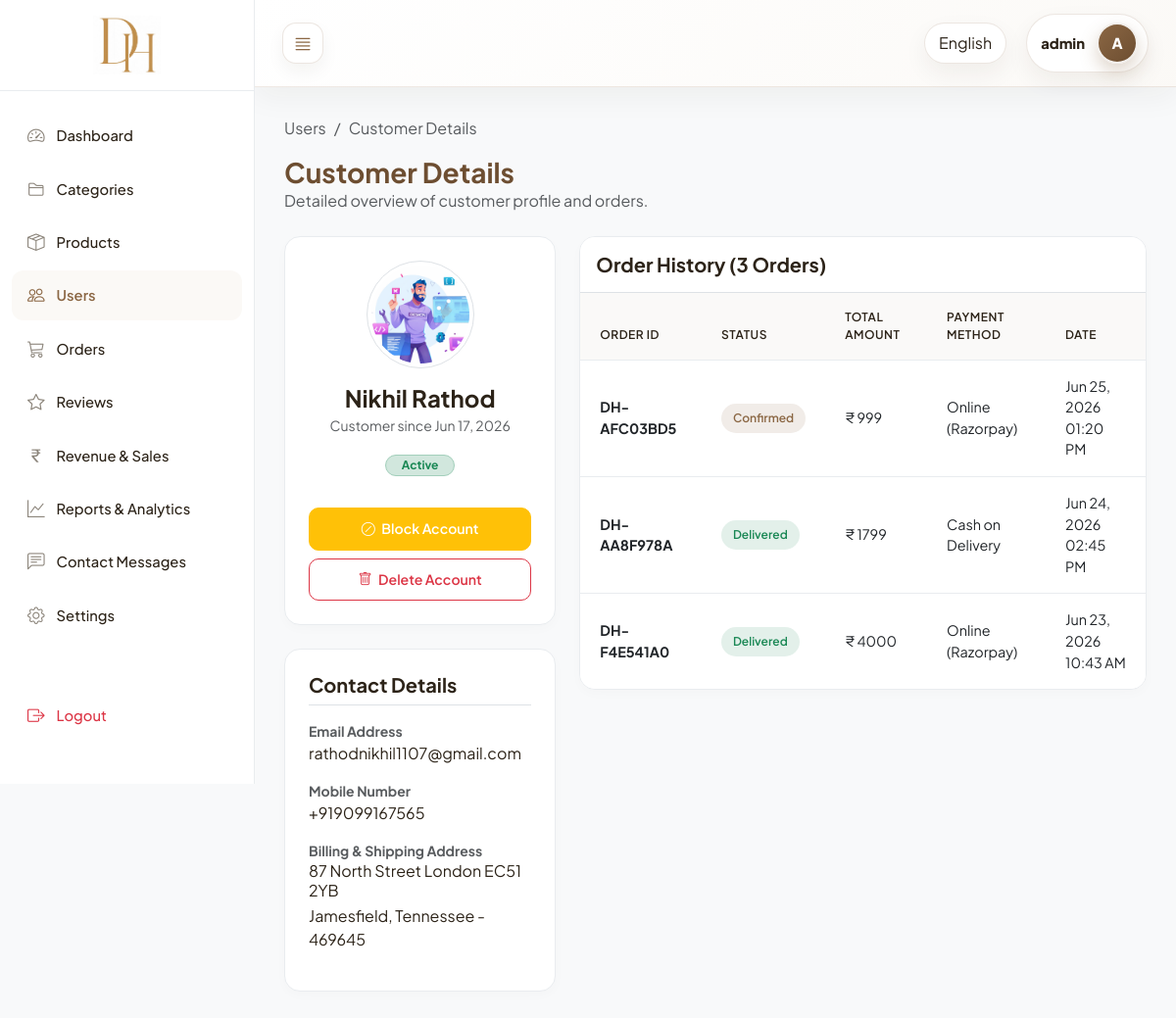
/custom-admin/users/1/ (signed in), run on the app's committed database.
### core/models.py (models this page shows, shortened)
class Registration(models.Model):
    fullname = models.CharField(max_length=150)
    email = models.EmailField(unique=True)
    mobile = models.CharField(max_length=15)
    password = models.CharField(max_length=128)
    address = models.TextField()
    city = models.CharField(max_length=100)
    state = models.CharField(max_length=100)
    pincode = models.CharField(max_length=10)
    profile_image = models.ImageField(upload_to="profile_images/", blank=True, null=True)
    is_blocked = models.BooleanField(default=False)
    created_at = models.DateTimeField(auto_now_add=True)
    class Meta:
        ordering = ["-created_at"]
        verbose_name = "Registration"
        verbose_name_plural = "Registrations"

class Order(models.Model):
    STATUS_PENDING = "Pending"
    STATUS_CONFIRMED = "Confirmed"
    STATUS_SHIPPED = "Shipped"
    STATUS_DELIVERED = "Delivered"
    STATUS_CANCELLED = "Cancelled"
    ORDER_STATUS_CHOICES = [
        (STATUS_PENDING, STATUS_PENDING),
        (STATUS_CONFIRMED, STATUS_CONFIRMED),
        (STATUS_SHIPPED, STATUS_SHIPPED),
        (STATUS_DELIVERED, STATUS_DELIVERED),
        (STATUS_CANCELLED, STATUS_CANCELLED),
    ]
    user = models.ForeignKey(
        Registration,
        on_delete=models.CASCADE,
        related_name="orders",
    )
    order_id = models.CharField(max_length=20, unique=True)
    total_amount = models.DecimalField(max_digits=10, decimal_places=2)
    shipping_address = models.TextField()
    shipping_city = models.CharField(max_length=100, blank=True, default="")
    shipping_state = models.CharField(max_length=100, blank=True, default="")
    shipping_pincode = models.CharField(max_length=10, blank=True, default="")
    shipping_phone = models.CharField(max_length=15, blank=True, default="")
    payment_method = models.CharField(max_length=30)
    razorpay_order_id = models.CharField(max_length=100, blank=True, null=True)
    razorpay_payment_id = models.CharField(max_length=100, blank=True, null=True)
    razorpay_signature = models.CharField(max_length=255, blank=True, null=True)
    is_paid = models.BooleanField(default=False)
    order_status = models.CharField(
        max_length=20,
        choices=ORDER_STATUS_CHOICES,
        default=STATUS_PENDING,
    )
    created_at = models.DateTimeField(auto_now_add=True)
    class Meta:
        ordering = ["-created_at"]
        verbose_name = "Order"
        verbose_name_plural = "Orders"

### core/views_admin.py (the view)
# urls.py: path("custom-admin/users/<int:pk>/", views_admin.admin_user_details, name="admin_user_details"),
@custom_admin_required
def admin_user_details(request, pk):
    user_obj = get_object_or_404(Registration, pk=pk)
    orders = Order.objects.filter(user=user_obj).order_by("-created_at")
    return render(request, "admin_panel/users/details.html", {"user_obj": user_obj, "orders": orders})

### core/context_processors.py (called while the page is built)
def cart_count(request):
    registration_id = request.session.get("registration_id")
    if not registration_id:
        return {"cart_count": 0}
    quantities = Cart.objects.filter(user_id=registration_id).values_list(
        "quantity", flat=True
    )
    return {"cart_count": sum(quantities)}

def currency_context(request):
    currency = get_user_currency(request)
    return {
        "currency_code": currency["code"],
        "currency_symbol": currency["symbol"],
        "currency_rate": currency["rate"],
    }

### core/currency_utils.py (called while the page is built, shortened)
def get_currency_from_phone(mobile):
    if not mobile:
        return {"code": "INR", "symbol": "₹", "rate": 1.0}
    mobile = mobile.strip()
    if mobile.startswith("+91"):
        return {"code": "INR", "symbol": "₹", "rate": 1.0}
    elif mobile.startswith("+44"):
        return {"code": "GBP", "symbol": "£", "rate": 0.0094}
    elif mobile.startswith("+971"):
        return {"code": "AED", "symbol": "د.إ", "rate": 0.044}
    elif mobile.startswith("+61"):
        return {"code": "AUD", "symbol": "A$", "rate": 0.018}
    elif mobile.startswith("+64"):
        return {"code": "NZD", "symbol": "NZ$", "rate": 0.020}
    return {"code": "INR", "symbol": "₹", "rate": 1.0}

def convert_price(amount, request=None):
    if amount is None:
        return ""
    try:
        amount_float = float(amount)
    except (ValueError, TypeError):
        return amount
    currency = get_user_currency(request)
    converted = amount_float * currency["rate"]
    if currency["code"] == "INR":
        return f"{currency['symbol']} {int(round(converted))}"
    else:
        return f"{currency['symbol']} {converted:.2f}"

### core/templatetags/currency_filters.py (called while the page is built)
@register.filter(name='convert_price')
def convert_price_filter(value, request=None):
    return convert_price(value, request)

### core/views_admin.py (called while the page is built)
def custom_admin_required(view_func):
    @wraps(view_func)
    def wrapper(request, *args, **kwargs):
        if not request.session.get("is_admin_logged_in"):
            messages.error(request, _("Please login as admin to access this panel."))
            return redirect("core:admin_login")
        return view_func(request, *args, **kwargs)
    return wrapper

### templates/admin_panel/users/details.html (shortened to what this page needs)
{% extends "admin_panel/base.html" %}
{% load i18n %}
{% load currency_filters %}
{% block active_users %}active{% endblock %}
{% block admin_content %}
<div class="mb-4">
    <nav aria-label="breadcrumb">
        <ol class="breadcrumb">
            <li class="breadcrumb-item"><a href="{% url 'core:admin_user_list' %}" class="text-decoration-none text-muted">{% translate "Users" %}</a></li>
            <li class="breadcrumb-item active" aria-current="page">{% translate "Customer Details" %}</li>
        </ol>
    </nav>
    <h1 class="h3 mb-0 fw-bold" style="color: var(--admin-primary-dark);">{% translate "Customer Details" %}</h1>
    <p class="text-muted">{% translate "Detailed overview of customer profile and orders." %}</p>
</div>
<div class="row g-4">
    <div class="col-12 col-lg-4">
        <div class="admin-card p-4 text-center bg-white mb-4">
            <div class="mb-3">
                {% if user_obj.profile_image %}
                    <img src="{{ user_obj.profile_image.url }}" alt="{{ user_obj.fullname }}" class="rounded-circle border p-1" style="width: 110px; height: 110px; object-fit: cover;">
                {% else %}
                    <div class="rounded-circle bg-light d-flex align-items-center justify-content-center text-muted fw-bold mx-auto border" style="width: 110px; height: 110px; font-size: 2.2rem;">
                        {{ user_obj.fullname|slice:":1" }}
                    </div>
                {% endif %}
            </div>
            <h4 class="fw-bold mb-1">{{ user_obj.fullname }}</h4>
            <p class="text-muted small mb-3">{% blocktrans with joined_at=user_obj.created_at|date:"M d, Y" %}Customer since {{ joined_at }}{% endblocktrans %}</p>
            {% if user_obj.is_blocked %}
                <span class="badge bg-danger-subtle text-danger border border-danger-subtle rounded-pill px-3 py-1 mb-4">{% translate "Blocked" %}</span>
            {% else %}
                <span class="badge bg-success-subtle text-success border border-success-subtle rounded-pill px-3 py-1 mb-4">{% translate "Active" %}</span>
            {% endif %}
            <div class="d-grid gap-2 mt-2">
                <a href="{% url 'core:admin_user_toggle_block' user_obj.pk %}" class="btn {% if user_obj.is_blocked %}btn-success{% else %}btn-warning{% endif %} btn-admin text-white">
                    <i class="bi {% if user_obj.is_blocked %}bi-check-circle{% else %}bi-slash-circle{% endif %} me-1"></i>
                    {% if user_obj.is_blocked %}{% translate "Unblock Account" %}{% else %}{% translate "Block Account" %}{% endif %}
                </a>
                <button class="btn btn-outline-danger btn-admin" data-bs-toggle="modal" data-bs-target="#deleteModal">
                    <i class="bi bi-trash me-1"></i> {% translate "Delete Account" %}
                </button>
            </div>
        </div>
        <div class="admin-card p-4 bg-white">
            <h5 class="fw-bold mb-3 border-bottom pb-2">{% translate "Contact Details" %}</h5>
            <div class="mb-3">
                <div class="text-muted small fw-bold uppercase">{% translate "Email Address" %}</div>
                <div>{{ user_obj.email }}</div>
            </div>
            <div class="mb-3">
                <div class="text-muted small fw-bold uppercase">{% translate "Mobile Number" %}</div>
                <div>{{ user_obj.mobile }}</div>
            </div>
            <div class="mb-3">
                <div class="text-muted small fw-bold uppercase">{% translate "Billing & Shipping Address" %}</div>
                <div class="lh-sm">{{ user_obj.address }}</div>
                <div class="mt-1">{{ user_obj.city }}, {{ user_obj.state }} - {{ user_obj.pincode }}</div>
            </div>
        </div>
    </div>
    <div class="col-12 col-lg-8">
        <div class="admin-table-container">
            <div class="p-3 border-bottom bg-white">
                <h5 class="mb-0 fw-bold">{% blocktrans with order_count=orders.count %}Order History ({{ order_count }} Orders){% endblocktrans %}</h5>
            </div>
            <table class="table admin-table align-middle">
                <thead>
                    <tr>
                        <th>{% translate "Order ID" %}</th>
                        <th>{% translate "Status" %}</th>
                        <th>{% translate "Total Amount" %}</th>
                        <th>{% translate "Payment Method" %}</th>
                        <th>{% translate "Date" %}</th>
                    </tr>
                </thead>
                <tbody>
                    {% for order in orders %}
                    <tr>
                        <td>
                            <a href="{% url 'core:admin_order_details' order.pk %}" class="text-decoration-none fw-bold text-dark">
                                {{ order.order_id }}
                            </a>
                        </td>
                        <td>
                            <span class="admin-badge badge-{{ order.order_status|lower }}">
                                {% translate order.order_status %}
                            </span>
                        </td>
                        <td>{{ order.total_amount|convert_price:request }}</td>
                        <td>{% translate order.payment_method %}</td>
                        <td>{{ order.created_at|date:"M d, Y h:i A" }}</td>
                    </tr>
                    {% empty %}
                    <tr>
                        <td colspan="5" class="text-center py-4 text-muted">
                            {% translate "This customer has not placed any orders yet." %}
                        </td>
                    </tr>
                    {% endfor %}
                </tbody>
            </table>
        </div>
    </div>
</div>
{% endblock %}

### templates/admin_panel/base.html (style rules this page uses)
:root { --admin-primary: #8b6744; --admin-primary-dark: #6d4e31; --admin-primary-light: #fbf9f6; --admin-text-dark: #2c2318; --admin-text-muted: #8c857b; --admin-bg-light: #f8f9fa; --admin-border: #e9ecef; --admin-sidebar-width: 260px; --admin-sidebar-collapsed-width: 70px; --font-display: 'Plus Jakarta Sans', sans-serif; --font-body: 'Plus Jakarta Sans', sans-serif; }
body { font-family: var(--font-body); background-color: var(--admin-bg-light); color: var(--admin-text-dark); min-height: 100vh; overflow-x: hidden; }
.admin-card { background-color: #ffffff; border: 1px solid var(--admin-border); border-radius: 16px; box-shadow: 0 4px 12px rgba(44, 35, 24, 0.02); transition: all 0.25s ease; }
.admin-table-container { background: #ffffff; border: 1px solid var(--admin-border); border-radius: 16px; overflow: hidden; box-shadow: 0 4px 12px rgba(44, 35, 24, 0.02); }
.admin-table { margin-bottom: 0; font-size: 0.9rem; }
.admin-table th { background-color: #faf9f8; color: var(--admin-text-dark); font-weight: 600; text-transform: uppercase; font-size: 0.75rem; letter-spacing: 0.5px; padding: 16px 20px; border-bottom: 1px solid var(--admin-border); }
.admin-table td { padding: 16px 20px; vertical-align: middle; border-bottom: 1px solid var(--admin-border); }
.admin-table tr:last-child td { border-bottom: none; }
.admin-badge { font-size: 0.75rem; font-weight: 600; padding: 6px 12px; border-radius: 30px; display: inline-block; }
.badge-confirmed { background-color: rgba(139, 103, 68, 0.12); color: var(--admin-primary); }
.badge-delivered { background-color: rgba(25, 135, 84, 0.12); color: #198754; }
.btn-admin { border-radius: 10px; padding: 10px 20px; font-weight: 600; font-size: 0.88rem; transition: background-color 0.2s ease, border-color 0.2s ease, color 0.2s ease, box-shadow 0.2s ease; }
.btn, .btn:hover, .btn:focus, .btn:active, .btn.active { opacity: 1; visibility: visible; }

### data on the page
Registration: profile_image (picture), fullname "Nikhil Rathod", email "rathodnikhil1107@gmail.com", mobile "+919099167565", address "87 North Street London EC51 2YB", city "Jamesfield", state "Tennessee", pincode "469645"
Order: order_id "DH-AFC03BD5", total_amount|convert_price "₹ 999", created_at "Jun 25, 2026 01:20 PM"
Order: order_id "DH-AA8F978A", total_amount|convert_price "₹ 1799", created_at "Jun 24, 2026 02:45 PM"
Order: order_id "DH-F4E541A0", total_amount|convert_price "₹ 4000", created_at "Jun 23, 2026 10:43 AM"

### other printed values
{{ request.session.admin_username|default:"Admin" }} "admin"
